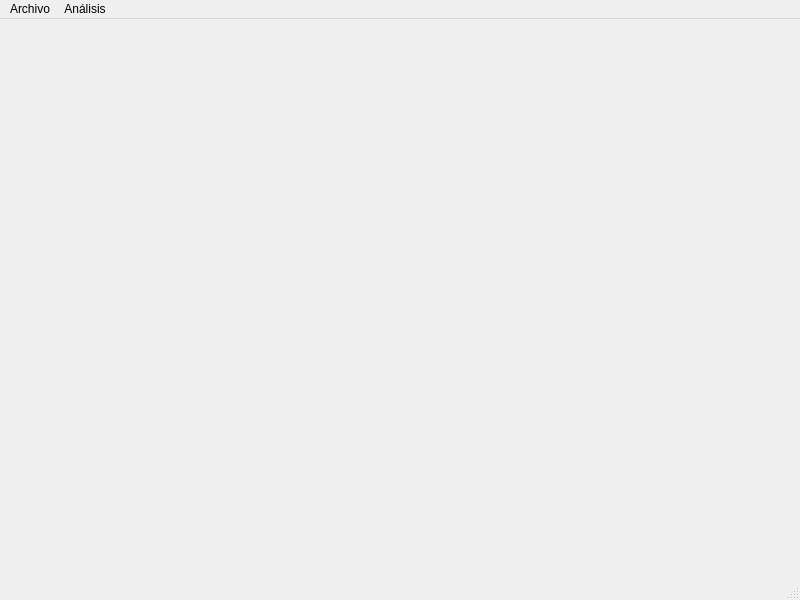
<?xml version="1.0" encoding="UTF-8"?>
<ui version="4.0">
 <class>main</class>
 <widget class="QMainWindow" name="main">
  <property name="geometry">
   <rect>
    <x>0</x>
    <y>0</y>
    <width>800</width>
    <height>600</height>
   </rect>
  </property>
  <property name="windowTitle">
   <string>LangmuirProbeGUI</string>
  </property>
  <widget class="QWidget" name="centralwidget"/>
  <widget class="QMenuBar" name="menubar">
   <property name="geometry">
    <rect>
     <x>0</x>
     <y>0</y>
     <width>800</width>
     <height>22</height>
    </rect>
   </property>
   <widget class="QMenu" name="menuArchivo">
    <property name="title">
     <string>Archivo</string>
    </property>
    <addaction name="btnProyectos"/>
    <addaction name="btnIngresar_medidas"/>
    <addaction name="btnConsultar_medidas"/>
    <addaction name="btnHistorial_de_mediciones"/>
   </widget>
   <widget class="QMenu" name="menuAn_lisi">
    <property name="title">
     <string>Análisis</string>
    </property>
    <addaction name="btnPar_metros"/>
    <addaction name="btnComparar_medidas"/>
   </widget>
   <addaction name="menuArchivo"/>
   <addaction name="menuAn_lisi"/>
  </widget>
  <widget class="QStatusBar" name="statusbar"/>
  <action name="btnProyectos">
   <property name="text">
    <string>Proyectos</string>
   </property>
  </action>
  <action name="btnConsultar_medidas">
   <property name="text">
    <string>Consultar medidas</string>
   </property>
  </action>
  <action name="btnHistorial_de_mediciones">
   <property name="text">
    <string>Historial de mediciones</string>
   </property>
  </action>
  <action name="btnPar_metros">
   <property name="text">
    <string>Parámetros</string>
   </property>
  </action>
  <action name="btnComparar_medidas">
   <property name="text">
    <string>Comparar medidas</string>
   </property>
  </action>
  <action name="btnIngresar_medidas">
   <property name="text">
    <string>Ingresar medidas</string>
   </property>
  </action>
 </widget>
 <resources/>
 <connections/>
</ui>
